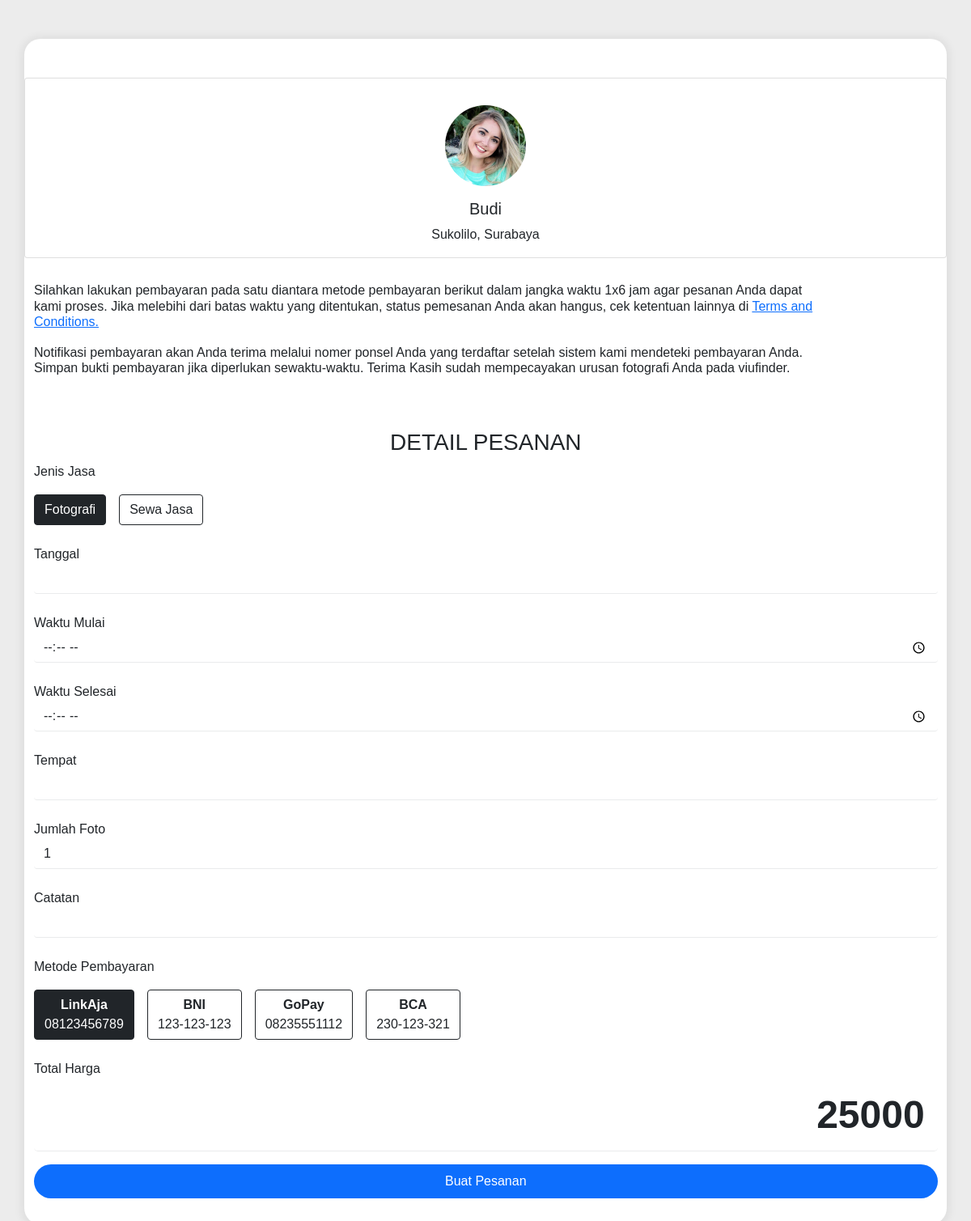
Screenshot of /pemesanan.php?id=2 (signed in) with the database file from the repository.
### tables this page shows
CREATE TABLE `penyedia_jasa` (
    `pjasa_id` int(11) NOT NULL AUTO_INCREMENT,
    `pjasa_nama` varchar(100),
    `pjasa_kontak` varchar(15),
    `pjasa_alamat` varchar(1024),
    `pjasa_tempatlahir` varchar(200),
    `pjasa_tanggallahir` date,
    `pjasa_foto` mediumblob,
    `pjasa_jkel` varchar(2),
    `pjasa_email` varchar(100) NOT NULL,
    `pjasa_password` varchar(100) NOT NULL,
    `pjasa_statusaktif` varchar(100),
    PRIMARY KEY (`pjasa_id`)
);

CREATE TABLE `metode_bayar` (
    `mtd_id` int NOT NULL AUTO_INCREMENT,
    `mtd_nama` varchar(256),
    `mtd_deskripsi` varchar(1024),
    `mtd_nomertf` varchar(100),
    PRIMARY KEY (`mtd_id`)
);

### pemesanan.php (the view, shortened to what this page needs)
<?php
include_once("database/db_connection.php");
$pjasaid = $_GET['id'];
$query = "SELECT * FROM penyedia_jasa WHERE pjasa_id = '$pjasaid'";
$pjasadata = mysqli_fetch_assoc(mysqli_query($conn, $query));
?>
<!doctype html>
<html>
<head>
        <link href='' rel='stylesheet'>
        <link href="assets/css/style.css" rel="stylesheet">
        <link href="https://cdn.jsdelivr.net/npm/bootstrap@5.1.3/dist/css/bootstrap.min.css" rel="stylesheet">
</head>
<body oncontextmenu='return false' class='snippet-body'>
<div class="container m-5 mx-auto">
    <div class="row main">
        <div class="col-lg-6 col-12 my-5 rcol">
        <div class="row r1">
                <div class="card text-center">
                    <img src="/assets/img/blog/comments-1.jpg" width=100px height=100px style="margin-top: 3%;" class="rounded-circle mx-auto" alt="...">
                    <div class="card-body">
                        <h5 class="card-title"><?php echo $pjasadata['pjasa_nama']?></h5>
                        <h7><?php echo $pjasadata['pjasa_alamat'];?></h7>
                    </div>
                </div>
            </div>
            <div class="row r4 text-justify" style="width: 90%;">
                <h6 class="payment-method" style="margin-bottom: 1px;">Silahkan lakukan pembayaran pada satu diantara metode pembayaran berikut
                    dalam jangka waktu 1x6 jam agar pesanan Anda dapat kami proses. Jika melebihi dari batas waktu yang ditentukan, status
                    pemesanan Anda akan hangus, cek ketentuan lainnya di <a href="#">Terms and Conditions.</a><br> <br>
                    Notifikasi pembayaran akan Anda terima melalui nomer ponsel
                    Anda yang terdaftar setelah sistem kami mendeteki pembayaran Anda. Simpan bukti pembayaran jika diperlukan sewaktu-waktu.
                    Terima Kasih sudah mempecayakan urusan fotografi Anda pada viufinder.
                </h6>
            </div>
        </div>
        <div class="col mx-auto my-3" style="padding-right: 1%;">
        <h3 class="product text-center">DETAIL PESANAN</h3>
            <form action="" method="post">
                <p>Jenis Jasa</p>
                <?php
                    include_once("database/db_connection.php");
                    $query = "SELECT * FROM penyedia_jasa_rangkap WHERE pjasa_id = '$pjasaid'";
                    $result = mysqli_query($conn, $query);
                    $row = mysqli_fetch_assoc($result);
                    if(!is_null($row['ftg_id'])) {
                        echo "<div class='form-check-inline'>";
                        echo "<label class='btn btn-outline-dark' for='jenisjasaftg'>Fotografi</label>";
                        echo "</div>";
                    }
                    if(!is_null($row['palat_id'])) {
                        echo "<div class='form-check-inline'>";
                        echo "<label class='btn btn-outline-dark' for='jenisjasapalat'>Sewa Jasa</label>";
                        echo "</div>";
                    }
                ?>
                <div class="form-group">
                    <label><br>Tanggal</label>
                    <div class="input-group">
                        <input class="form-control" name="tanggal" type="text" pattern="[0-9]{4}-[0-9]{2}-[0-9]{2}" required>
                    </div>
                </div>
                <div class="form-group">
                    <label><br>Waktu Mulai</label>
                    <div class="input-group">
                        <input class="form-control" name="waktu-mulai" type="time" required>
                    </div>
                </div>
                <div class="form-group">
                    <label><br>Waktu Selesai</label>
                    <div class="input-group">
                        <input class="form-control" name="waktu-selesai" type="time" required>
                    </div>
                </div>
                <div class="form-group">
                    <label><br>Tempat</label>
                    <div class="input-group">
                        <input class="form-control" name="tempat" type="text" required>
                    </div>
                </div>
                <div class="form-group">
                    <label for="jumlah"><br>Jumlah</label>
                    <div name="jumlah" class="input-group">
                    </div>
                </div>
                <div class="form-group">
                    <label><br>Catatan</label>
                    <div class="input-group">
                        <input class="form-control" name="catatan" type="text" required>
                    </div>
                </div>
                <p><br>Metode Pembayaran<br></p>
                <?php
                    include_once("database/db_connection.php");
                    $query = "SELECT * FROM metode_bayar";
                    $result = mysqli_query($conn, $query);
                    while($row = $result->fetch_assoc()){
                        $id = $row['mtd_id'];
                        $nama = $row['mtd_nama'];
                        $notf = $row['mtd_nomertf'];
                        echo "<div class='form-check-inline'>";
                        echo "<label class='btn btn-outline-dark' for='metodebayar".$id."'><b>".$nama."</b><br>".$notf."</label>";
                        echo "</div>";
                    }
                ?>
                <div class="form-group">
                    <label><br>Total Harga</label>
                    <div class="input-group">
                        <input class="form-control form-control-lg" name="harga" type="text" value="00" disabled readonly>
                    </div>
                </div>
                <div class="form-group my-3 d-grid gap-2">
                    <button class="form-control-lg btn btn-primary btn-block" type="submit">Buat Pesanan</button>
                </div>
            </form>
        </div>
    </div>
</div>
</body>
</html>

### assets/css/style.css (style rules this page uses)
body { font-family: "Open Sans", sans-serif; color: #444444; }
a { text-decoration: none; color: #0880e8; }
h1, h2, h3, h4, h5, h6 { font-family: "Raleway", sans-serif; }

### pemesanan.php (style rules this page uses)
body { background: rgb(236, 236, 236); font-family: Arial, Helvetica, sans-serif }
input[name=harga] { background: red; }
.container { background: #fff !important; border: none; border-radius: 20px; box-shadow: 0 1px 10px 5px rgba(0, 0, 0, 0.05); }
h6.payment-method { margin-top: 30px }
.form-control { border: none; border-radius: none; border-bottom: 1px solid #a9abae3d }
.btn.btn-primary { border: none; border-radius: 40px; }
@media screen and (max-width: 1200px) { .rcol { width: 100% } }
input[name=harga] { background: white !important; font-size: 48px !important; font-weight: bold !important; text-align: right !important; }

### rows the page displays
penyedia_jasa: pjasa_nama "Budi", pjasa_alamat "Sukolilo, Surabaya"
metode_bayar: mtd_nama "LinkAja", mtd_nomertf "08123456789"
metode_bayar: mtd_nama "BNI", mtd_nomertf "123-123-123"
metode_bayar: mtd_nama "GoPay", mtd_nomertf "08235551112"
metode_bayar: mtd_nama "BCA", mtd_nomertf "230-123-321"
